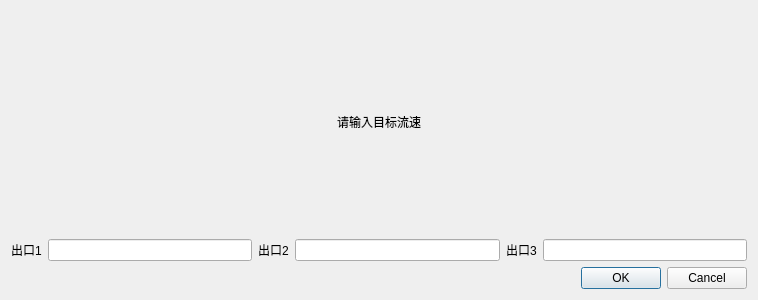
<?xml version="1.0" encoding="UTF-8"?>
<ui version="4.0">
 <class>askRequestDialog</class>
 <widget class="QDialog" name="askRequestDialog">
  <property name="geometry">
   <rect>
    <x>0</x>
    <y>0</y>
    <width>758</width>
    <height>300</height>
   </rect>
  </property>
  <property name="windowTitle">
   <string>Dialog</string>
  </property>
  <layout class="QVBoxLayout" name="verticalLayout_2">
   <item>
    <layout class="QVBoxLayout" name="verticalLayout">
     <item>
      <widget class="QLabel" name="label">
       <property name="text">
        <string>请输入目标流速</string>
       </property>
       <property name="alignment">
        <set>Qt::AlignCenter</set>
       </property>
      </widget>
     </item>
     <item>
      <layout class="QHBoxLayout" name="horizontalLayout">
       <item>
        <widget class="QLabel" name="label_2">
         <property name="text">
          <string>出口1</string>
         </property>
        </widget>
       </item>
       <item>
        <widget class="QLineEdit" name="lineEdit"/>
       </item>
       <item>
        <widget class="QLabel" name="label_3">
         <property name="text">
          <string>出口2</string>
         </property>
        </widget>
       </item>
       <item>
        <widget class="QLineEdit" name="lineEdit_2"/>
       </item>
       <item>
        <widget class="QLabel" name="label_4">
         <property name="text">
          <string>出口3</string>
         </property>
        </widget>
       </item>
       <item>
        <widget class="QLineEdit" name="lineEdit_3"/>
       </item>
      </layout>
     </item>
     <item>
      <widget class="QDialogButtonBox" name="buttonBox">
       <property name="orientation">
        <enum>Qt::Horizontal</enum>
       </property>
       <property name="standardButtons">
        <set>QDialogButtonBox::Cancel|QDialogButtonBox::Ok</set>
       </property>
      </widget>
     </item>
    </layout>
   </item>
  </layout>
 </widget>
 <resources/>
 <connections>
  <connection>
   <sender>buttonBox</sender>
   <signal>accepted()</signal>
   <receiver>askRequestDialog</receiver>
   <slot>accept()</slot>
   <hints>
    <hint type="sourcelabel">
     <x>248</x>
     <y>254</y>
    </hint>
    <hint type="destinationlabel">
     <x>157</x>
     <y>274</y>
    </hint>
   </hints>
  </connection>
  <connection>
   <sender>buttonBox</sender>
   <signal>rejected()</signal>
   <receiver>askRequestDialog</receiver>
   <slot>reject()</slot>
   <hints>
    <hint type="sourcelabel">
     <x>316</x>
     <y>260</y>
    </hint>
    <hint type="destinationlabel">
     <x>286</x>
     <y>274</y>
    </hint>
   </hints>
  </connection>
 </connections>
</ui>
